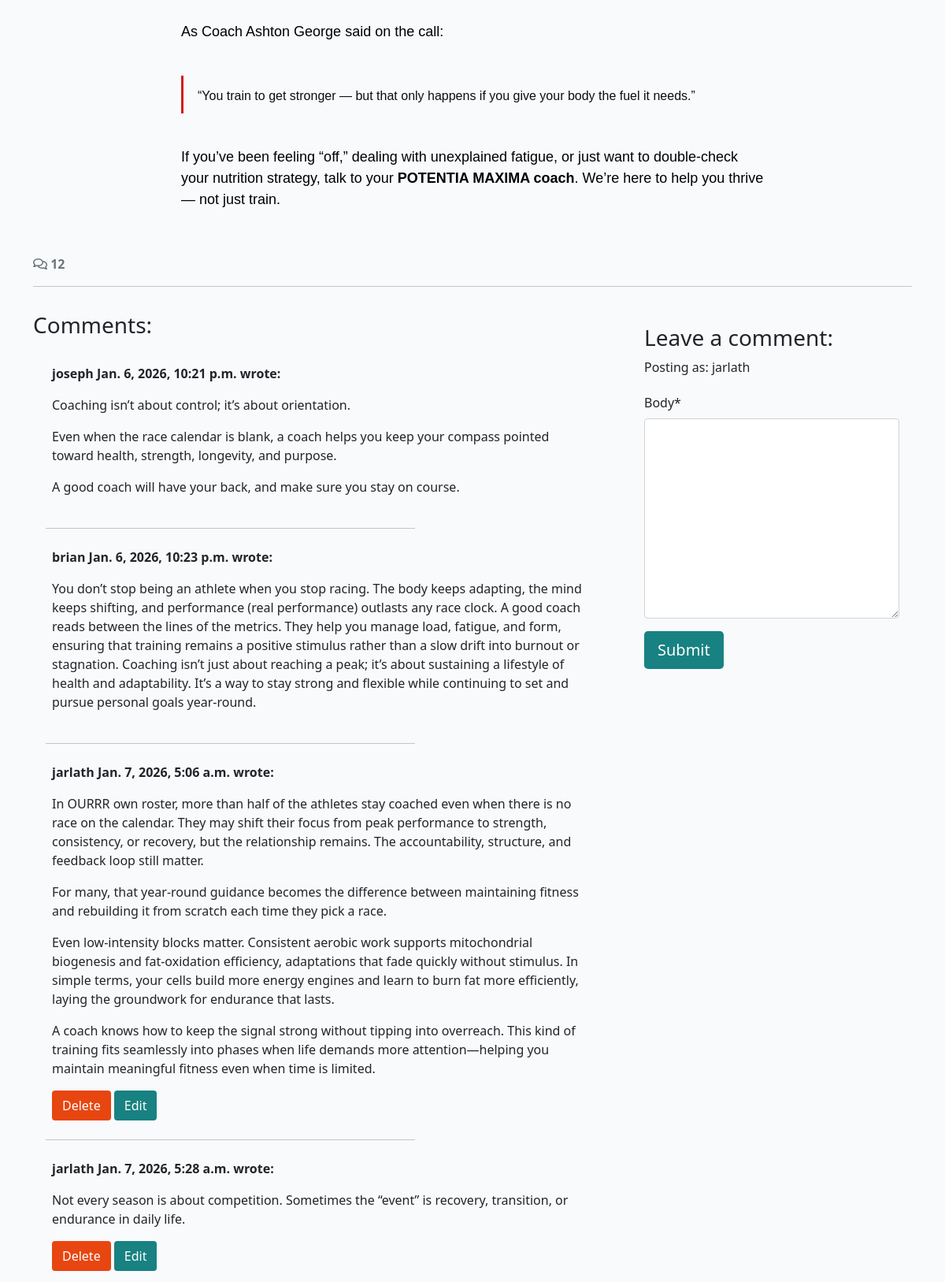
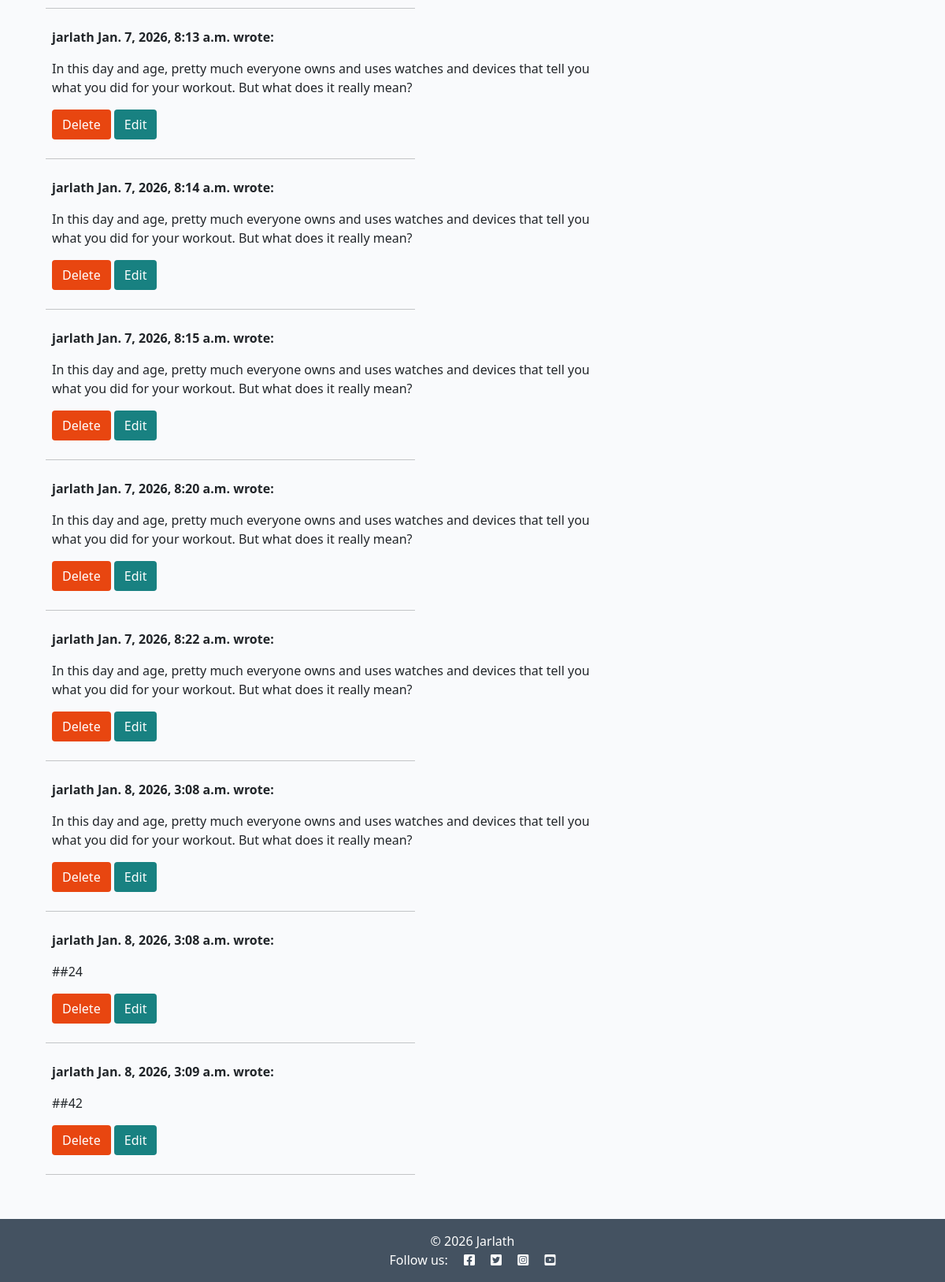
/understanding-red-s-why-energy-balance-matters-for-every-athlete/ (signed in, lower part), run on an earlier commit of the app's database (2 pictures, top to bottom).
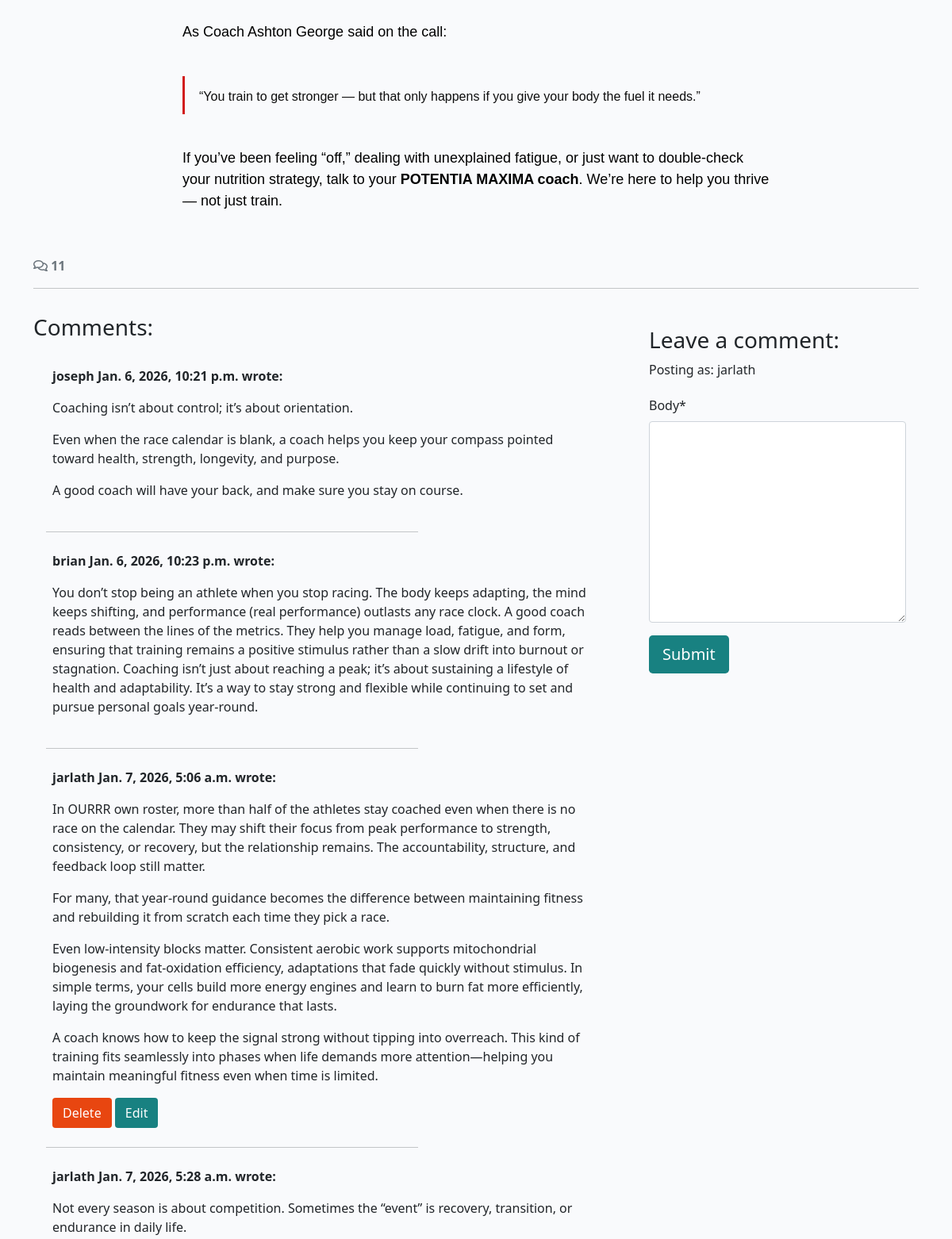
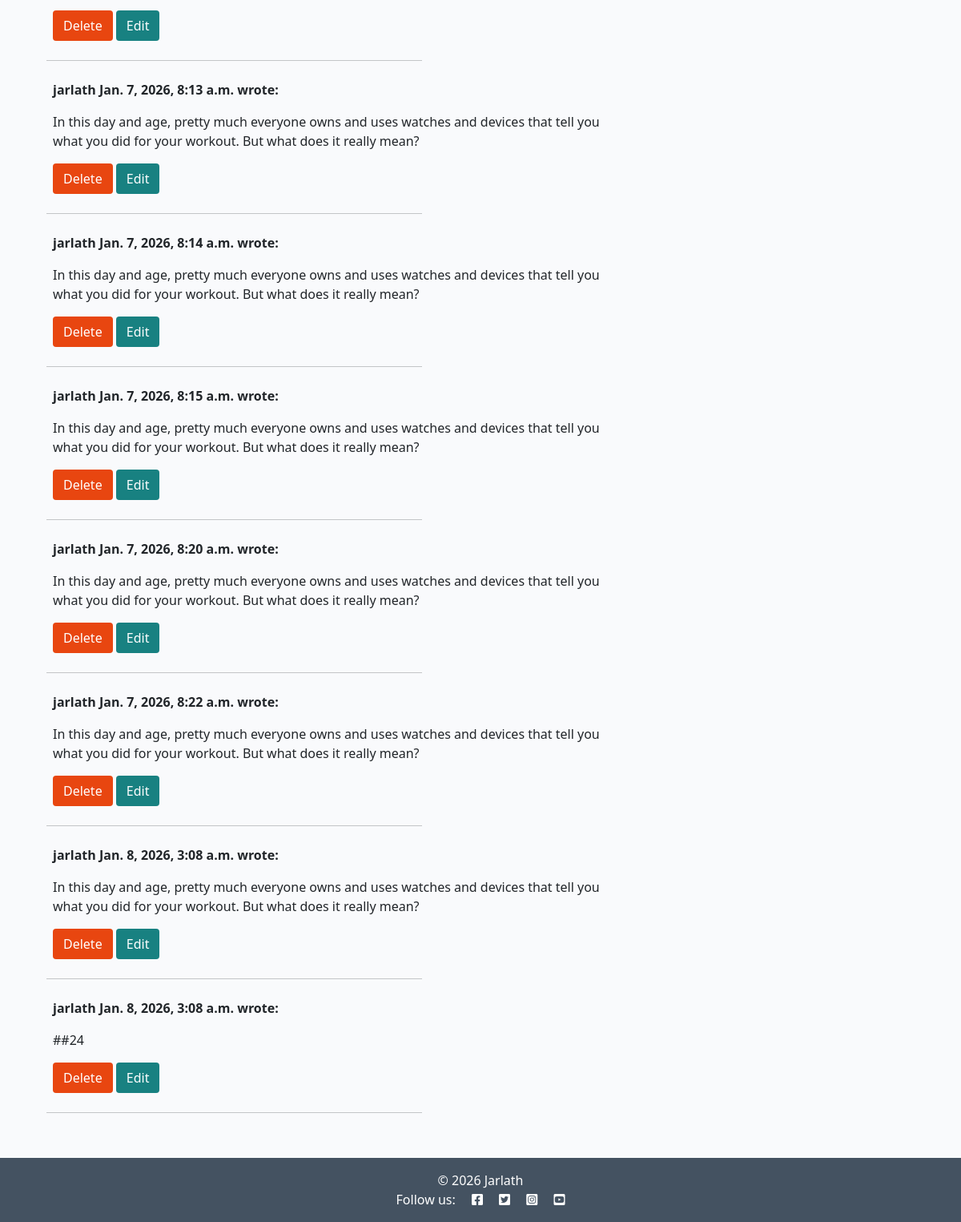
And on a later commit of the database (2 pictures, top to bottom).
### home/models.py (models this page shows, shortened)
class ProgressComment(models.Model):
    post = models.ForeignKey(
        CoachingPost,
        on_delete=models.CASCADE,
        related_name="comments",
    )
    author = models.ForeignKey(
        User,
        on_delete=models.CASCADE,
        related_name="commenter",
    )
    body = models.TextField()
    created_on = models.DateTimeField(auto_now_add=True)
    class Meta:
        ordering = ["created_on"]

### home/views.py (the view, shortened to what this page needs)
def coaching_post_detail(request, slug):
    queryset = CoachingPost.objects.filter(status=1)
    post = get_object_or_404(queryset, slug=slug)
    comments = post.comments.all().order_by("created_on")
    comment_count = post.comments.count()
    comment_form = CommentForm()
    return render(
        request,
        "home/coaching_post_detail.html",
        {
            "post": post,
            "comments": comments,
            "comment_count": comment_count,
            "comment_form": comment_form,
         },
    )

### home/forms.py
class CommentForm(forms.ModelForm):
    class Meta:
        model = ProgressComment
        fields = ('body',)

### home/templates/home/coaching_post_detail.html (shortened to what this page needs)
{% extends 'base.html' %}
{% load static %}
{% load crispy_forms_tags %}
{% block content %}
{% if user.is_authenticated %}
<div class="container">
    <div class="row">
        <div class="col card mb-4  mt-3 left  top">
            <div class="card-body">
                <p class="card-text">
                    {{ post.content | safe }}
                </p>
            </div>
        </div>
    </div>
    <div class="row">
        <div class="col-12">
            <strong class="text-secondary">
                <i class="far fa-comments"></i> {{ comment_count }}
            </strong>
        </div>
        <div class="col-12">
            <hr>
        </div>
    </div>
    <div class="row">
        <div class="col-md-8 card mb-4  mt-3 ">
            <h3>Comments:</h3>
            <div class="card-body">
                {% for comment in comments %}
                <div class="p-2 comments">
                    <p class="font-weight-bold">
                        {{ comment.author }}
                        <span class="font-weight-normal">
                            {{ comment.created_on }}
                        </span> wrote:
                    </p>
                    <div id="comment{{ comment.id }}">
                        {{ comment.body | linebreaks }}
                    </div>
                    {% if user.is_authenticated and comment.author == user %}
                    <button class="btn btn-delete" comment_id="{{ comment.id }}">Delete</button>
                    <button class="btn btn-edit" comment_id="{{ comment.id }}">Edit</button>
                    {% endif %}
                </div>
                <div class="col-md-8">
                    <hr>
                </div>
                {% endfor %}
            </div>
        </div>
        <div class="col-md-4 card mb-4 mt-3">
            <div class="card-body">
                {% if user.is_authenticated %}
                <h3>Leave a comment:</h3>
                <p>Posting as: {{ user.username }}</p>
                <form id="commentForm" method="post" style="margin-top: 1.3em;">
                    {{ comment_form | crispy }}
                    <button id="submitButton" type="submit" class="btn btn-signup btn-lg">Submit</button>
                </form>
                {% else %}
                <p>Log in to leave a comment</p>
                {% endif %}
            </div>
        </div>
    </div>
</div>
{% endif %}
{% endblock content %}

What changed in the data, as far as the page shows it:
removed ProgressComment: author "jarlath", created_on "Jan. 8, 2026, 3:09 a.m.", body "##42"
Also different on the page:
{{ comment_count }}: "12" → "11"
